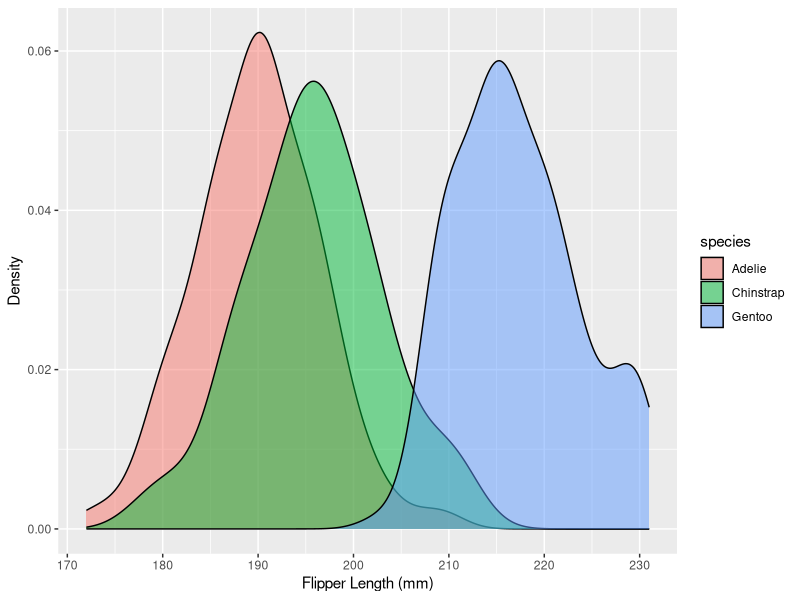
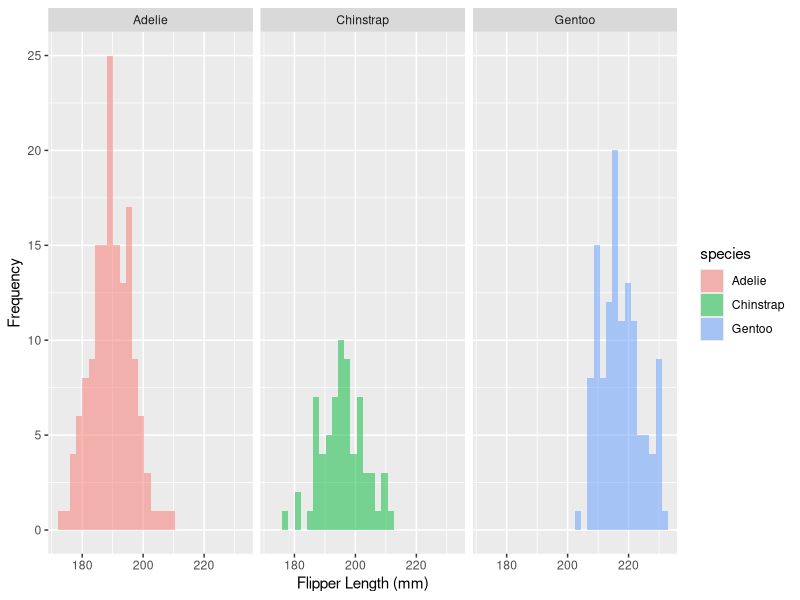
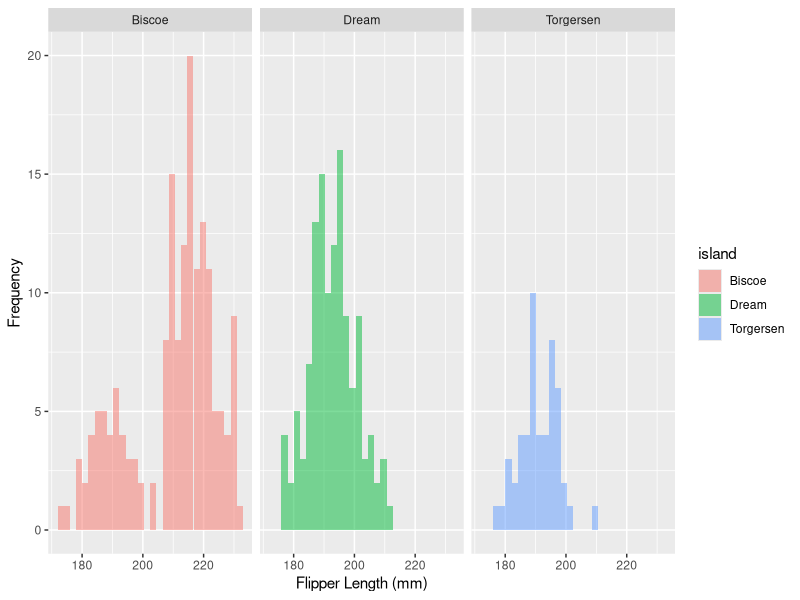
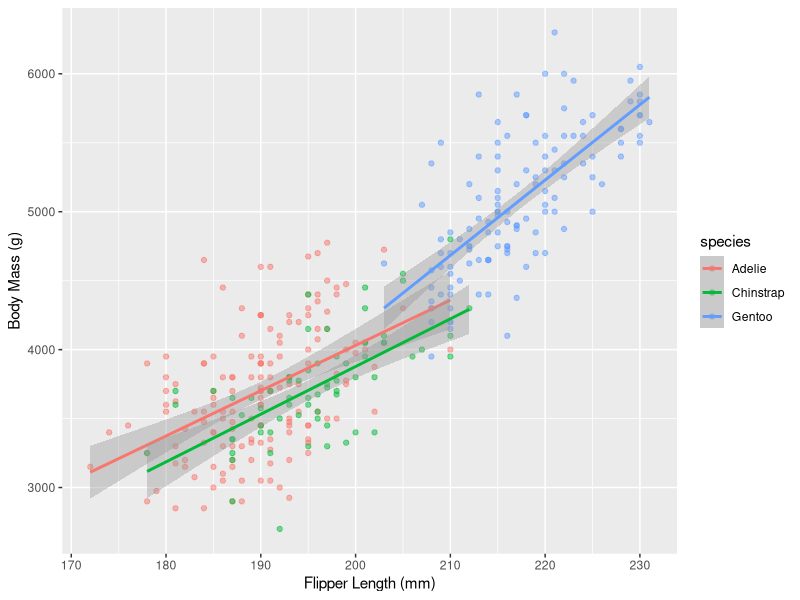
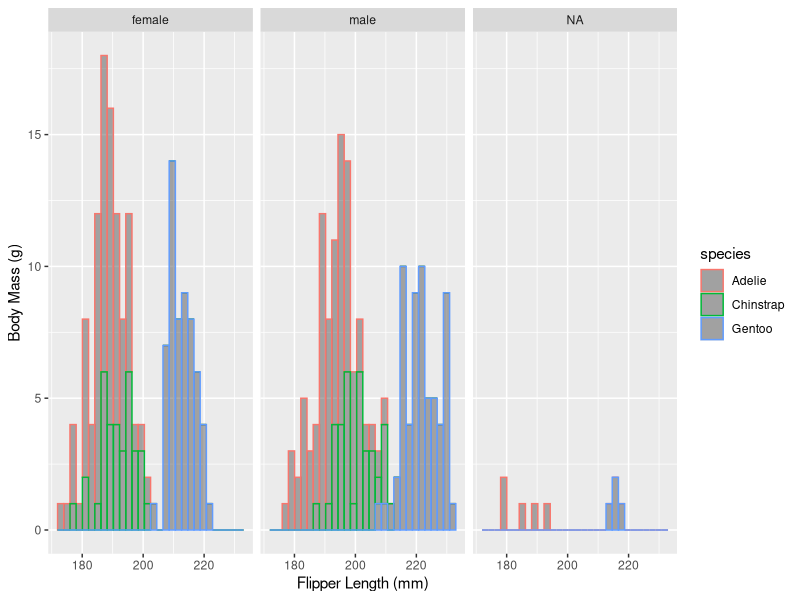
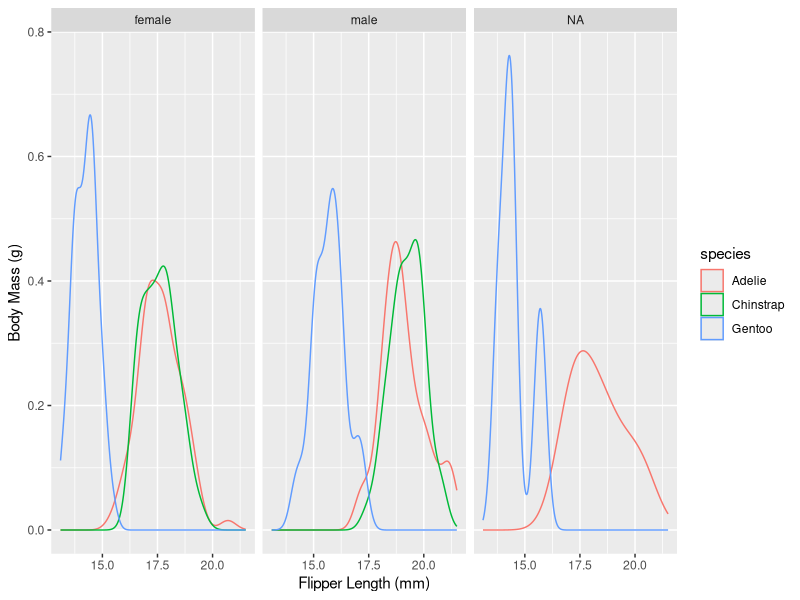
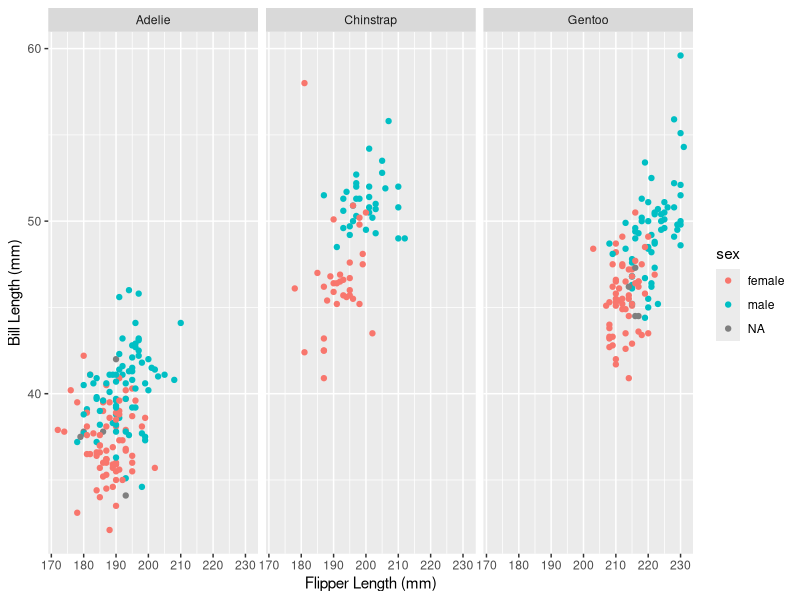
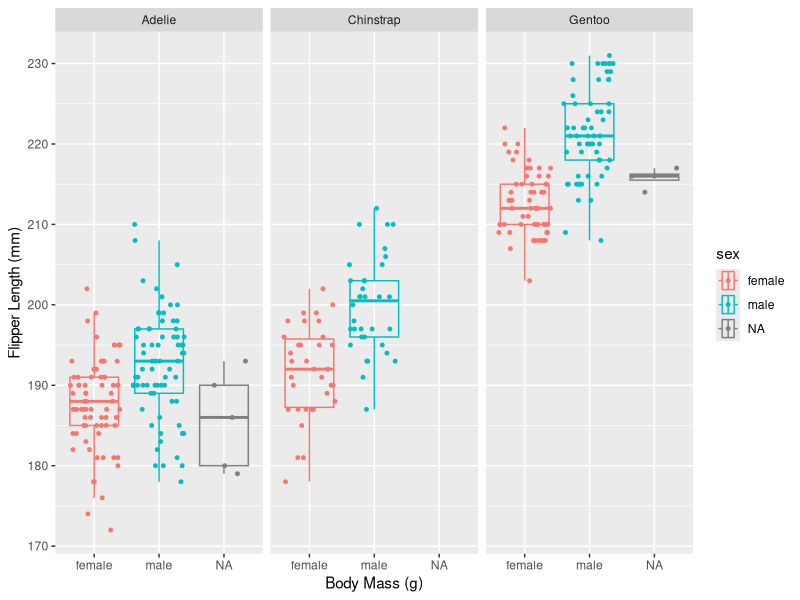

These charts were generated, in order, by the following R code:
## ---- chunk 1
#install.packages("palmerpenguins")
library(palmerpenguins)
library(tidyverse)
## ---- chunk 2
dim(penguins)
## ---- chunk 3
#View(penguins)
## ---- chunk 4
colnames(penguins)
## ---- chunk 5
head(penguins)
str(penguins)
## ---- chunk 6
penguins %>%
  ggplot() + geom_density(aes(x=flipper_length_mm, fill=species), alpha = 0.5) +
  xlab("Flipper Length (mm)") + ylab("Density")

## ---- chunk 7
penguins %>%
  ggplot() + geom_histogram(aes(x=flipper_length_mm, fill=species), alpha = 0.5) + facet_wrap(~ species, ncol = 3) + xlab("Flipper Length (mm)") + ylab("Frequency")
## ---- chunk 8
penguins %>%
  ggplot() + geom_histogram(aes(x=flipper_length_mm, fill=island), alpha = 0.5) + facet_wrap(~ island, ncol = 3) + xlab("Flipper Length (mm)") + ylab("Frequency")
## ---- chunk 9
penguins %>%
  ggplot() + geom_point(aes(x=flipper_length_mm, y=body_mass_g, color=species), alpha = 0.5) + xlab("Flipper Length (mm)") + ylab("Body Mass (g)") + geom_smooth(aes(x=flipper_length_mm, y=body_mass_g, color=species), method = "lm")
## ---- chunk 10
penguins %>%
  ggplot() + geom_histogram(aes(x=flipper_length_mm, color=species), alpha = 0.5) + xlab("Flipper Length (mm)") + ylab("Body Mass (g)") + facet_wrap(~sex, ncol=3)
## ---- chunk 11
penguins %>%
  ggplot() + geom_density(aes(x=bill_depth_mm, color=species), alpha = 0.5) + xlab("Flipper Length (mm)") + ylab("Body Mass (g)") + facet_wrap(~sex, ncol=3)
## ---- chunk 12
penguins %>%
  ggplot(aes(x=flipper_length_mm, y=bill_length_mm, color=sex)) + geom_point() + xlab("Flipper Length (mm)") + ylab("Bill Length (mm)") + facet_wrap(~ species, ncol=3)
## ---- chunk 13
penguins %>%
  ggplot(aes(x=flipper_length_mm, y=sex, color=sex)) + geom_boxplot(outlier.alpha = 0, alpha=0) + geom_jitter(width = 0, size=1) + xlab("Flipper Length (mm)") + ylab("Body Mass (g)") + facet_wrap(~species) + coord_flip()
## ---- chunk 14
penguins %>%
  ggplot() +
  geom_bar(mapping = aes(x=year, fill=species)) +
  facet_wrap(~island)
## ---- chunk 15
#library(cowplot)
#cowplot::plot_grid(plot_a, plot_b, ncol=1) #combine several plots together
